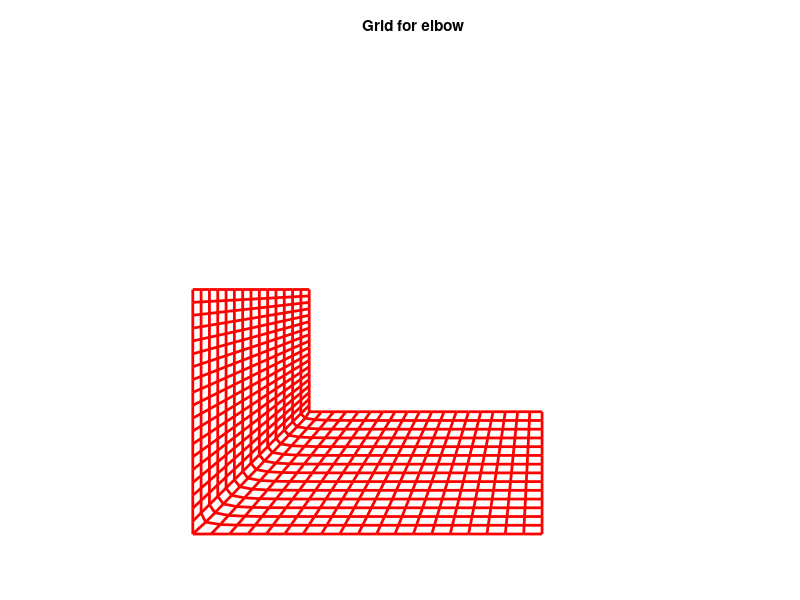

Here is the MATLAB script that generated this plot:
%-----------------------------------------------------------
%Start Grid Generation
%-----------------------------------------------------------
nB=2;%Number of blocks
%lower boundary
xp(1,1:nB+1)=[0,0,1.5];yp(1,1:nB+1)=[1,0,0];
%upper boundary
xp(2,1:nB+1)=[0.5,0.5,1.5];yp(2,1:nB+1)=[1,0.5,0.5];

Nblock(1:nB)=[20,20];NTot=0;
Mblock(1:nB)=[15,15];MTot=15;

for cnt=1:nB
  N=Nblock(cnt);M=Mblock(cnt);
  x0=xp(1,cnt);x1=xp(1,cnt+1);x3=xp(2,cnt);x2=xp(2,cnt+1);
  y0=yp(1,cnt);y1=yp(1,cnt+1);y3=yp(2,cnt);y2=yp(2,cnt+1);
  Nf=2;if(cnt==1),Nf=1;end
  for i=Nf:N, for j=1:M	
      ii=i+NTot;
      x(ii,j)=((M-j)/(M-1))*(((N-i)/(N-1))*x0+((i-1)/(N-1))*x1)+...
             ((j-1)/(M-1))*(((N-i)/(N-1))*x3+((i-1)/(N-1))*x2);
      y(ii,j)=((M-j)/(M-1))*(((N-i)/(N-1))*y0+((i-1)/(N-1))*y1)+...
             ((j-1)/(M-1))*(((N-i)/(N-1))*y3+((i-1)/(N-1))*y2);
    end, end;
  NTot=NTot+Nblock(cnt)-1;
end
NTot=NTot+1;
%Plot grid
% figure(1);
% axis('equal'), hold on
% for j=1:MTot;plot(x(1:NTot,j),y(1:NTot,j),'linewidth',2);end;
% for i=1:NTot;plot(x(i,1:MTot),y(i,1:MTot),'linewidth',2);end;
% axis('square'),axis([-0.10, 2, 0, 2]); hold on
% axis off
%Smooth grid
for m=1:1
	for i=2:NTot-1
	for j=2:MTot-1
		x(i,j)=0.25*(x(i+1,j)+x(i-1,j)+x(i,j+1)+x(i,j-1));
		y(i,j)=0.25*(y(i+1,j)+y(i-1,j)+y(i,j+1)+y(i,j-1));
	end;
	end;
end;
title('Grid for elbow');
axis('square'),axis([-0.10, 2, 0, 2]); hold on
for j=1:MTot;plot(x(1:NTot,j),y(1:NTot,j),'r','linewidth',2);end;
for i=1:NTot;plot(x(i,1:MTot),y(i,1:MTot),'r','linewidth',2);end;
axis off
%-----------------------------------------------------------
%End Grid Generation
%-----------------------------------------------------------
